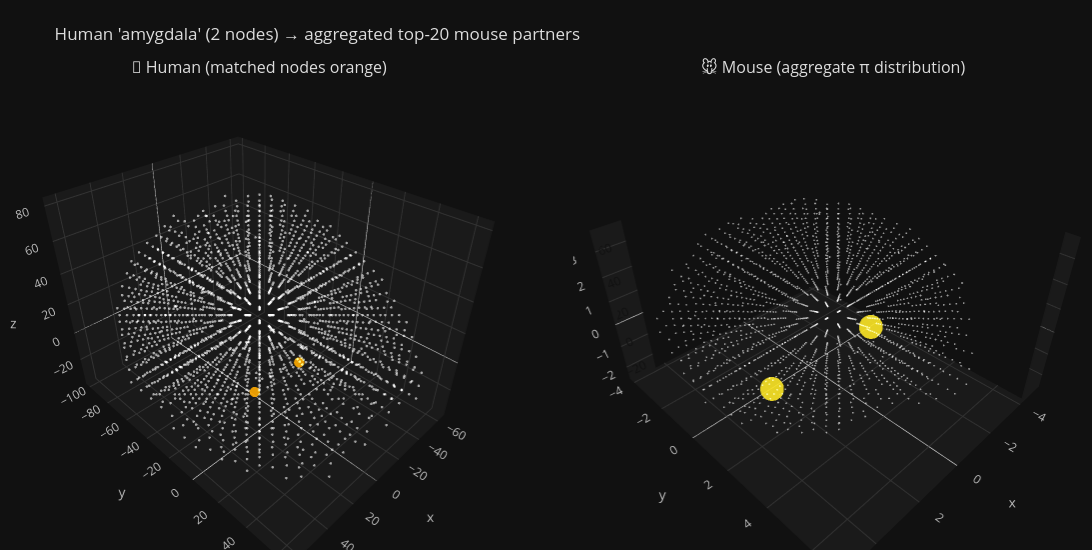

This figure's notebook cell:
### Markdown cell above
Try it the other direction — human hippocampus → mouse:

### Code cell
# Human → mouse: where does the human AMYGDALA map?
plot_region_translation(model, region_query='amygdala',
                          source='human', top_k=20, dark=True)

### Figure 1 — Plotly figure (JSON) as saved in the notebook; plotly's stock layout.template omitted (floating-point values rounded to 4 significant figures; data arrays with more than 128 entries replaced by an {"elided": "..."} marker saying what was removed)
{"data": [{"hovertemplate": "%{text}<extra></extra>", "marker": {"color": {"elided": "2094 str values"}, "line": {"width": 0}, "opacity": 0.9, "size": {"elided": "2094 int values"}}, "mode": "markers", "scene": "scene", "showlegend": false, "text": {"elided": "2094 str values"}, "type": "scatter3d", "x": {"elided": "2094 float values"}, "y": {"elided": "2094 float values"}, "z": {"elided": "2094 float values"}}, {"hovertemplate": "%{text}<extra></extra>", "marker": {"color": {"elided": "1864 str values"}, "line": {"width": 0}, "opacity": 0.9, "size": {"elided": "1864 int values"}}, "mode": "markers", "scene": "scene2", "showlegend": false, "text": {"elided": "1864 str values"}, "type": "scatter3d", "x": {"elided": "1864 float values"}, "y": {"elided": "1864 float values"}, "z": {"elided": "1864 float values"}}], "layout": {"annotations": [{"font": {"size": 16}, "showarrow": false, "text": "🧠 Human (matched nodes orange)", "x": 0.2375, "xanchor": "center", "xref": "paper", "y": 1, "yanchor": "bottom", "yref": "paper"}, {"font": {"size": 16}, "showarrow": false, "text": "🐭 Mouse (aggregate π distribution)", "x": 0.7625, "xanchor": "center", "xref": "paper", "y": 1, "yanchor": "bottom", "yref": "paper"}], "font": {"color": "#ddd"}, "height": 550, "margin": {"b": 0, "l": 0, "r": 0, "t": 80}, "paper_bgcolor": "#111", "plot_bgcolor": "#111", "scene": {"aspectmode": "data", "bgcolor": "#111", "domain": {"x": [0, 0.475], "y": [0, 1]}, "xaxis": {"backgroundcolor": "#1a1a1a", "color": "#bbb", "gridcolor": "#333", "title": {"text": "x"}}, "yaxis": {"backgroundcolor": "#1a1a1a", "color": "#bbb", "gridcolor": "#333", "title": {"text": "y"}}, "zaxis": {"backgroundcolor": "#1a1a1a", "color": "#bbb", "gridcolor": "#333", "title": {"text": "z"}}}, "scene2": {"aspectmode": "data", "bgcolor": "#111", "domain": {"x": [0.525, 1], "y": [0, 1]}, "xaxis": {"backgroundcolor": "#1a1a1a", "color": "#bbb", "gridcolor": "#333", "title": {"text": "x"}}, "yaxis": {"backgroundcolor": "#1a1a1a", "color": "#bbb", "gridcolor": "#333", "title": {"text": "y"}}, "zaxis": {"backgroundcolor": "#1a1a1a", "color": "#bbb", "gridcolor": "#333", "title": {"text": "z"}}}, "title": {"text": "Human 'amygdala' (2 nodes) → aggregated top-20 mouse partners"}, "width": 1100}}
